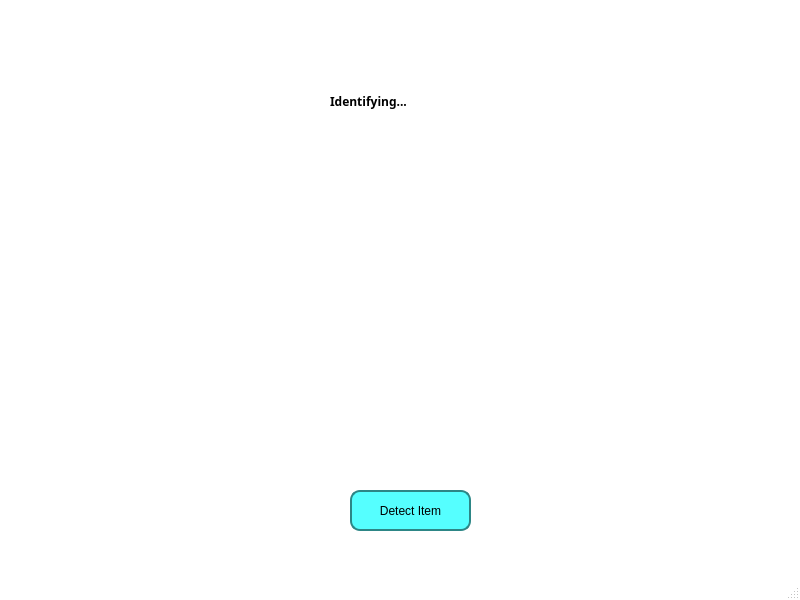
<?xml version="1.0" encoding="UTF-8"?>
<ui version="4.0">
 <class>MainWindow</class>
 <widget class="QMainWindow" name="MainWindow">
  <property name="geometry">
   <rect>
    <x>0</x>
    <y>0</y>
    <width>800</width>
    <height>600</height>
   </rect>
  </property>
  <property name="windowTitle">
   <string>MainWindow</string>
  </property>
  <property name="styleSheet">
   <string notr="true">#MainWindow{
	background-color: rgb(255, 255, 255);
}

#widget {
    background-color: rgb(255, 255, 255);
}

#pushButton {
    border: 2px solid rgb(45, 134, 134); /* Border color */
    background-color: rgb(85, 255, 255); /* Button background color */
    border-radius: 10px; /* Round the corners */
    padding: 10px; /* Adjust padding for better look */
	outline: none;
}

#pushButton:hover {
    background-color: rgb(65, 235, 235); /* Slightly darker on hover */
}

#pushButton:pressed {
    background-color: rgb(45, 205, 205); /* Even darker when pressed */
}
</string>
  </property>
  <widget class="QWidget" name="centralwidget">
   <widget class="QWidget" name="widget" native="true">
    <property name="geometry">
     <rect>
      <x>140</x>
      <y>80</y>
      <width>500</width>
      <height>400</height>
     </rect>
    </property>
    <widget class="QLabel" name="label">
     <property name="geometry">
      <rect>
       <x>190</x>
       <y>10</y>
       <width>121</width>
       <height>22</height>
      </rect>
     </property>
     <property name="font">
      <font>
       <family>Sans Serif</family>
       <weight>75</weight>
       <bold>true</bold>
      </font>
     </property>
     <property name="text">
      <string>Identifying...</string>
     </property>
    </widget>
   </widget>
   <widget class="QPushButton" name="pushButton">
    <property name="geometry">
     <rect>
      <x>350</x>
      <y>490</y>
      <width>121</width>
      <height>41</height>
     </rect>
    </property>
    <property name="text">
     <string>Detect Item</string>
    </property>
   </widget>
  </widget>
  <widget class="QMenuBar" name="menubar">
   <property name="geometry">
    <rect>
     <x>0</x>
     <y>0</y>
     <width>800</width>
     <height>28</height>
    </rect>
   </property>
  </widget>
  <widget class="QStatusBar" name="statusbar"/>
 </widget>
 <resources/>
 <connections/>
</ui>
